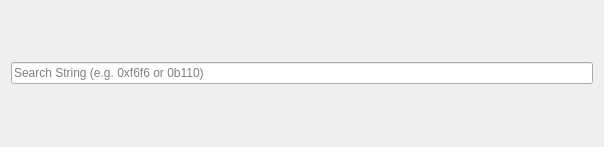
<?xml version="1.0" encoding="UTF-8"?>
<ui version="4.0">
 <class>FindForm</class>
 <widget class="QWidget" name="FindForm">
  <property name="geometry">
   <rect>
    <x>0</x>
    <y>0</y>
    <width>604</width>
    <height>147</height>
   </rect>
  </property>
  <property name="windowTitle">
   <string>Form</string>
  </property>
  <layout class="QVBoxLayout" name="verticalLayout">
   <item>
    <widget class="QLineEdit" name="le_searchString">
     <property name="placeholderText">
      <string>Search String (e.g. 0xf6f6 or 0b110)</string>
     </property>
    </widget>
   </item>
  </layout>
 </widget>
 <resources/>
 <connections/>
</ui>
